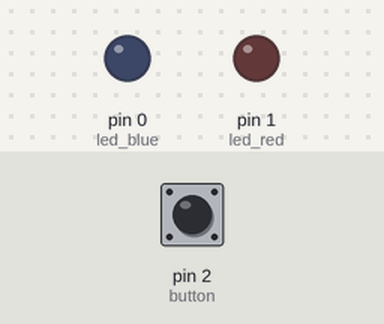
Recording of a sketch running on a simulated Arduino Uno, built with avr-gcc and run on an emulated ATmega328P. Shown: output pins drawn as LEDs (lit = HIGH). Dashed ring = blinking. The test bench sets the inputs (shaded band); at power-on: pin 2 (button) LOW.

Above: at 1.2 s.
1.3 s: pin 2 (button) pulled HIGH for 0.15 s
At 1.7 s:
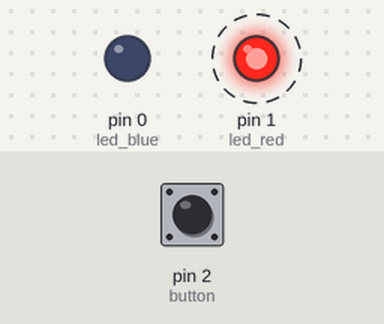
4.3 s: pin 2 (button) pulled HIGH for 1 s
At 5.1 s:
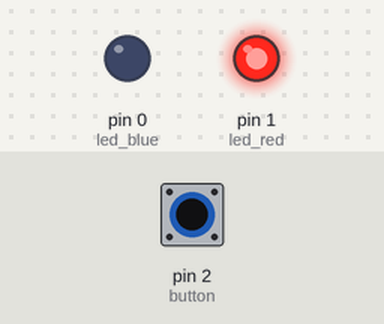
6.8 s: pin 2 (button) pulled HIGH for 3.2 s
At 7.6 s:
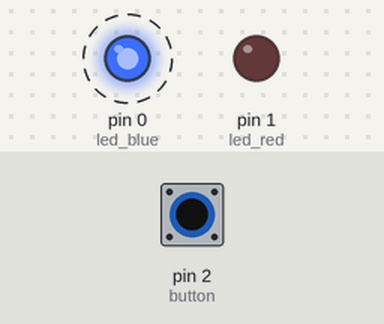
Timing chart, 0 to 11.2 s (numbered marks = the images above; inputs shaded):
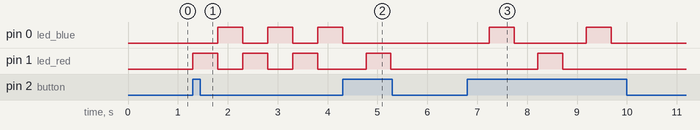

The sketch:

_1_1.ino
```cpp
int led_blue = 0;
int led_red = 1;
int button = 2;
boolean redBright = 1;
int b = 0;
boolean active1 = 1;

void setup() {
  pinMode(led_blue, OUTPUT);
  pinMode(led_red, OUTPUT);
  pinMode(button, INPUT);

}

void loop() {
  int button_press = digitalRead(button);
  if (button_press){
    b = b+1;
  }
  if (b == 2){
    digitalWrite(led_blue, LOW);
    digitalWrite(led_red, LOW);
    b == 0;
  }
  if (b == 1){
  	if (redBright){
      digitalWrite(led_blue, LOW);
      digitalWrite(led_red, HIGH);
    }
    else{
      digitalWrite(led_blue, HIGH);
      digitalWrite(led_red, LOW);
  	}
    delay(500);
  	redBright = !redBright;
  }
}
```

Measured:
- after the input at 1.3 s, pin 0 (led_blue): alternates HIGH for 0.50 s and LOW for 0.50 s, starting after 0.50 s; pin 1 (led_red): alternates HIGH for 0.50 s and LOW for 0.50 s, starting at once
- after the input at 4.3 s, pin 0 (led_blue): goes on until 4.3 s, then stays LOW
- after the input at 6.8 s, pin 0 (led_blue): alternates HIGH for 0.50 s and LOW for 1.4 s, 4 changes in all, then stays LOW, starting after 0.44 s; pin 1 (led_red): LOW → HIGH after 1.4 s, → LOW 0.50 s later
